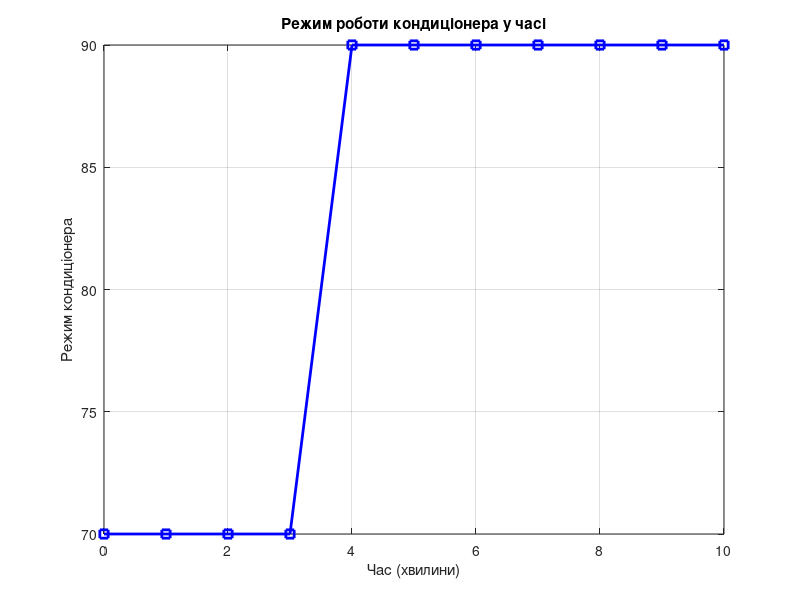

MATLAB code to generate this figure:
% Основний код для визначення режиму роботи кондиціонера на основі температури та її зміни

% Початкові значення температури та швидкості її зміни
temperature = 18; % Температура в приміщенні (°C)
temp_change_rate = -1; % Швидкість зміни температури (°C/хв)

% Ініціалізація змінних для режиму роботи кондиціонера та часу
ac_state = zeros(1, 11); % Збереження режимів для побудови графіка (11 точок часу)
time_points = 0:10; % Час для побудови графіка (від 0 до 10 хв)

% Цикл для моделювання змін у режимі роботи кондиціонера
for t = 1:length(time_points)
    % Правила керування залежно від температури та швидкості її зміни
    if temperature > 30 && temp_change_rate > 0
        ac_state(t) = 70; % Великий кут вліво для охолодження
    elseif temperature > 30 && temp_change_rate < 0
        ac_state(t) = 40; % Малий кут вліво для охолодження
    elseif temperature > 20 && temp_change_rate > 0
        ac_state(t) = 70; % Великий кут вліво для охолодження
    elseif temperature > 20 && temp_change_rate < 0
        ac_state(t) = 10; % Вимкнути кондиціонер
    elseif temperature < 15 && temp_change_rate < 0
        ac_state(t) = 90; % Великий кут вправо для обігріву
    elseif temperature < 15 && temp_change_rate > 0
        ac_state(t) = 50; % Малий кут вправо для обігріву
    elseif temperature < 20 && temp_change_rate < 0
        ac_state(t) = 70; % Великий кут вліво для охолодження
    elseif temperature < 20 && temp_change_rate > 0
        ac_state(t) = 10; % Вимкнути кондиціонер
    elseif temperature == 0 && temp_change_rate == 0
        ac_state(t) = 10; % Вимкнути кондиціонер
    else
        ac_state(t) = 10; % За замовчуванням: вимкнути кондиціонер
    end

    % Оновлення температури та швидкості її зміни
    temperature = temperature + temp_change_rate; % Зміна температури
end

% Побудова графіка режиму роботи кондиціонера у часі
figure;
plot(time_points, ac_state, 'LineWidth', 2, 'Marker', 's', 'Color', 'b'); % Графік із синім кольором і маркерами
xlabel('Час (хвилини)');
ylabel('Режим кондиціонера');
title('Режим роботи кондиціонера у часі');
grid on;

% Виведення результату для останнього моменту часу
fprintf('Остаточний режим роботи кондиціонера: %.2f\n', ac_state(end));
